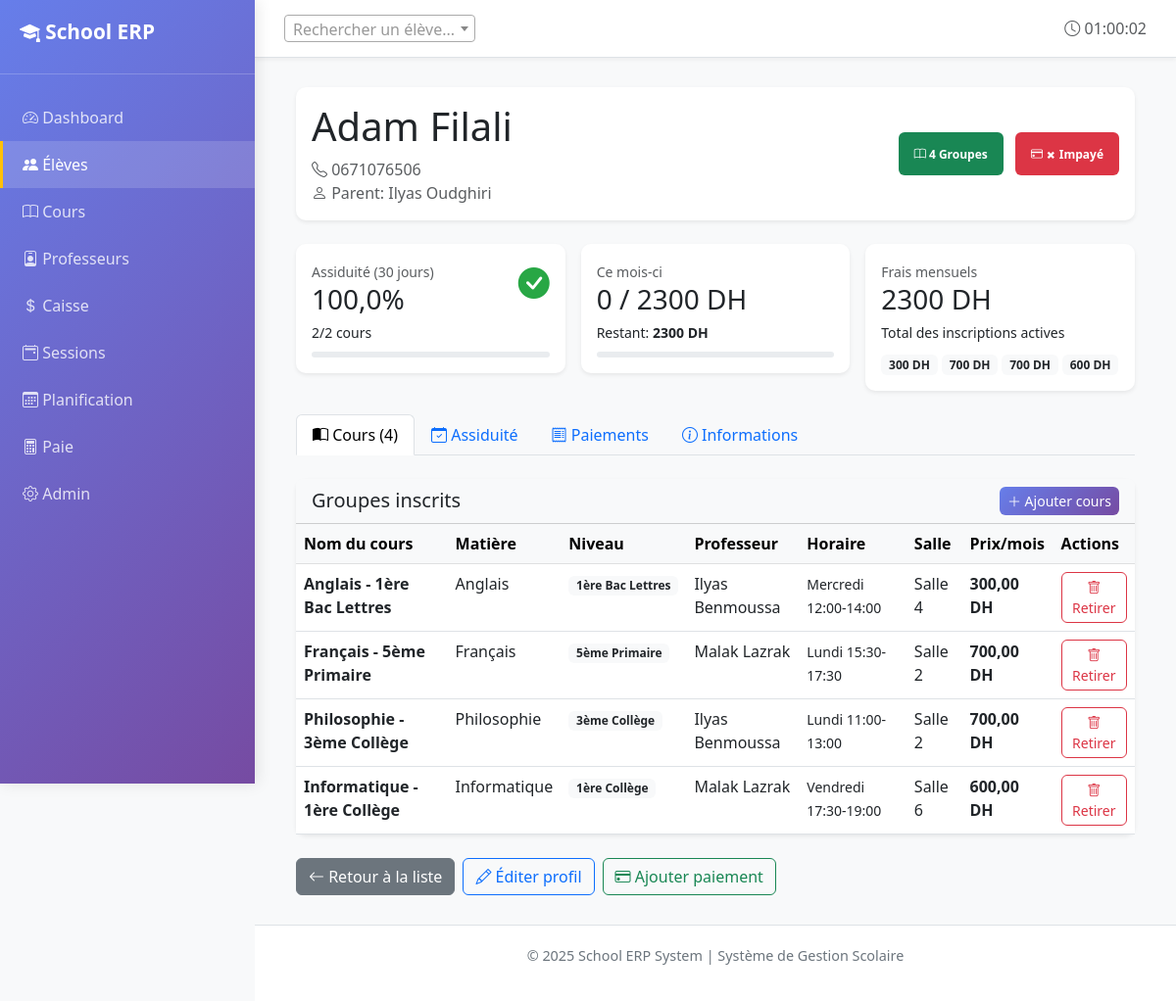
Before: /students/16/ with the older database file.
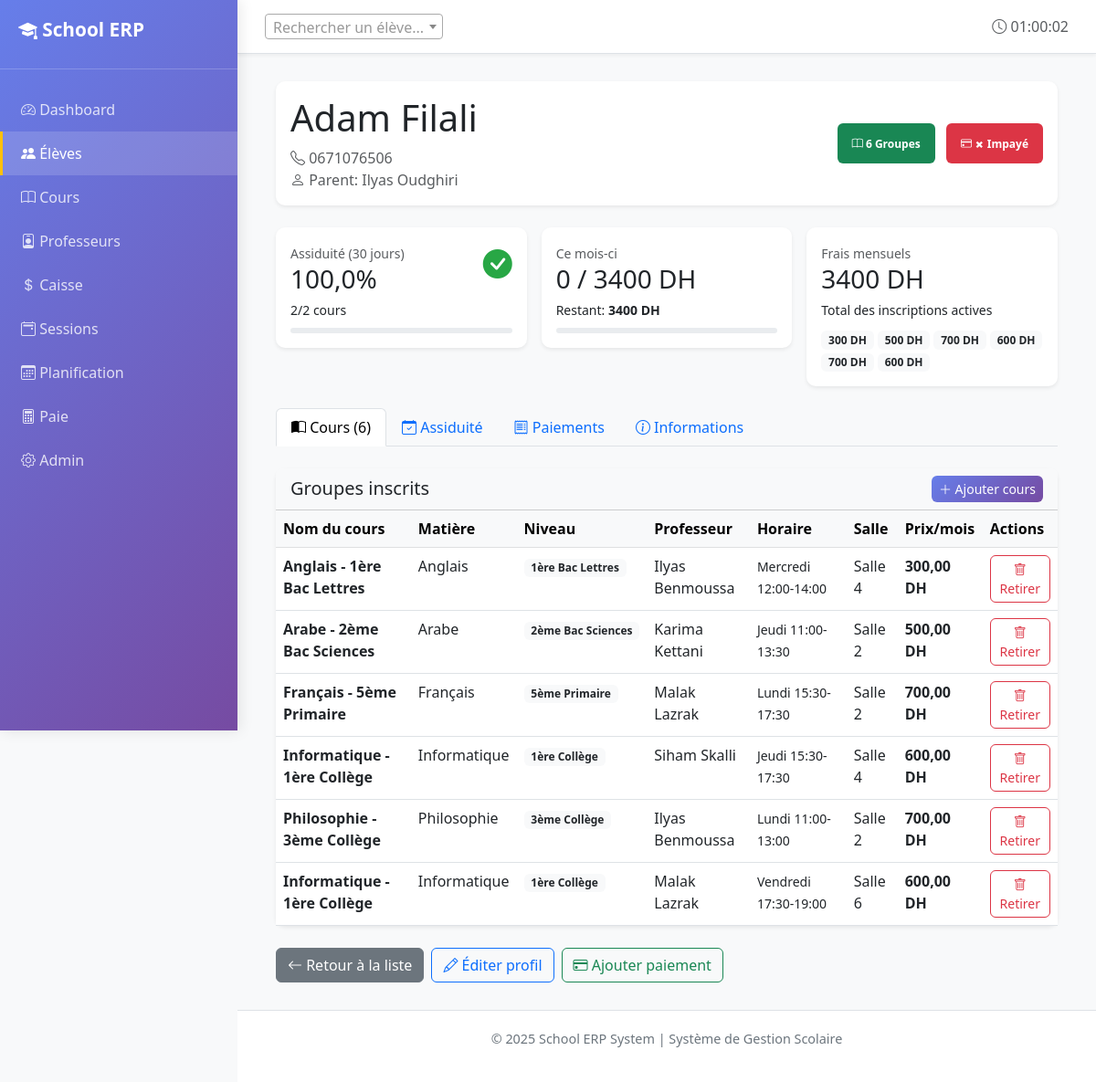
After: the same page with the newer database file.
### core/models.py (models this page shows, shortened)
class Student(models.Model):
    name = models.CharField(max_length=100, verbose_name="Nom complet")
    phone = models.CharField(max_length=20, blank=True, verbose_name="Téléphone élève")
    parent_contact = models.CharField(max_length=20, verbose_name="Téléphone parent")
    parent_name = models.CharField(max_length=100, blank=True, verbose_name="Nom du parent")
    address = models.TextField(blank=True, verbose_name="Adresse")
    date_of_birth = models.DateField(null=True, blank=True, verbose_name="Date de naissance")
    enrollments = models.ManyToManyField(
        CourseGroup,
        through='Enrollment',
        related_name='students',
        verbose_name="Groupes inscrits"
    )
    is_active = models.BooleanField(default=True, verbose_name="Actif")
    created_at = models.DateTimeField(auto_now_add=True)
    notes = models.TextField(blank=True, verbose_name="Notes")
    class Meta:
        verbose_name = "Élève"
        verbose_name_plural = "Élèves"
        ordering = ['name']
    def total_monthly_fees(self):
        active_enrollments = self.enrollment_set.filter(is_active=True)
        total = sum((e.course_group.monthly_price for e in active_enrollments), Decimal('0.00'))
        return total

class Enrollment(models.Model):
    student = models.ForeignKey(Student, on_delete=models.CASCADE)
    course_group = models.ForeignKey(CourseGroup, on_delete=models.CASCADE)
    enrolled_date = models.DateField(auto_now_add=True, verbose_name="Date d'inscription")
    is_active = models.BooleanField(default=True, verbose_name="Active")
    class Meta:
        verbose_name = "Inscription"
        verbose_name_plural = "Inscriptions"
        unique_together = [['student', 'course_group']]

class CourseGroup(models.Model):
    DAYS_CHOICES = [
        ('MON', 'Lundi'),
        ('TUE', 'Mardi'),
        ('WED', 'Mercredi'),
        ('THU', 'Jeudi'),
        ('FRI', 'Vendredi'),
        ('SAT', 'Samedi'),
        ('SUN', 'Dimanche'),
    ]
    name = models.CharField(max_length=100, verbose_name="Nom du groupe")
    subject = models.CharField(max_length=100, verbose_name="Matière")
    level = models.CharField(max_length=50, verbose_name="Niveau")
    monthly_price = models.DecimalField(
        max_digits=8,
        decimal_places=2,
        validators=[MinValueValidator(Decimal('0.01'))],
        verbose_name="Prix mensuel (DH)"
    )
    teacher = models.ForeignKey(
        Teacher,
        on_delete=models.PROTECT,
        related_name='course_groups',
        verbose_name="Professeur"
    )
    room = models.ForeignKey(
        Room,
        on_delete=models.PROTECT,
        related_name='course_groups',
        verbose_name="Salle"
    )
    schedule_day = models.CharField(
        max_length=3,
        choices=DAYS_CHOICES,
        verbose_name="Jour"
    )
    start_time = models.TimeField(verbose_name="Heure de début")
    end_time = models.TimeField(verbose_name="Heure de fin")
    is_active = models.BooleanField(default=True, verbose_name="Actif")
    created_at = models.DateTimeField(auto_now_add=True)
    class Meta:
        verbose_name = "Groupe de cours"
        verbose_name_plural = "Groupes de cours"
        ordering = ['schedule_day', 'start_time', 'name']
        unique_together = [['room', 'schedule_day', 'start_time']]

class Teacher(models.Model):
    name = models.CharField(max_length=100, verbose_name="Nom complet")
    phone = models.CharField(max_length=20, verbose_name="Téléphone")
    email = models.EmailField(blank=True, verbose_name="Email")
    hourly_rate = models.DecimalField(
        max_digits=8,
        decimal_places=2,
        validators=[MinValueValidator(Decimal('0.01'))],
        verbose_name="Tarif horaire (DH)"
    )
    is_active = models.BooleanField(default=True, verbose_name="Actif")
    created_at = models.DateTimeField(auto_now_add=True)
    class Meta:
        verbose_name = "Professeur"
        verbose_name_plural = "Professeurs"
        ordering = ['name']

class Room(models.Model):
    name = models.CharField(max_length=50, unique=True, verbose_name="Nom de la salle")
    capacity = models.PositiveIntegerField(
        validators=[MinValueValidator(1)],
        verbose_name="Capacité"
    )
    is_active = models.BooleanField(default=True, verbose_name="Active")
    class Meta:
        verbose_name = "Salle"
        verbose_name_plural = "Salles"
        ordering = ['name']

### core/views.py (the view)
# urls.py: path('students/<int:student_id>/', views.student_page, name='student_page'),
def student_page(request, student_id):
	from django.db.models import Count, Q
	from .utils import get_student_payment_status
	student = get_object_or_404(Student, pk=student_id)
	enrollments = student.enrollment_set.filter(is_active=True).select_related('course_group')
	total_enrolled = enrollments.count()
	current_month = timezone.now().date().replace(day=1)
	payment_status = get_student_payment_status(student, current_month)
	payments_qs = Payment.objects.filter(student=student).order_by('-payment_date', '-created_at')
	paginator = Paginator(payments_qs, 10)
	page_number = request.GET.get('page')
	payments = paginator.get_page(page_number)
	from datetime import timedelta
	from_date = timezone.now().date() - timedelta(days=30)
	attendance_qs = Attendance.objects.filter(student=student, date__gte=from_date)
	total_classes = attendance_qs.count()
	attended_classes = attendance_qs.filter(is_present=True).count()
	attendance_rate = (attended_classes / total_classes * 100) if total_classes > 0 else 0
	from dateutil.relativedelta import relativedelta
	six_months_ago = timezone.now().date() - relativedelta(months=6)
	payment_months = []
	for i in range(6):
		month_date = timezone.now().date() - relativedelta(months=i)
		month_date = month_date.replace(day=1)
		paid = Payment.objects.filter(
			student=student,
			month_covered=month_date,
			status='PAID'
		).aggregate(total=Sum('amount'))['total'] or Decimal('0')
		required = student.total_monthly_fees()
		payment_months.insert(0, {
			'month': month_date.strftime('%b %Y'),
			'paid': paid,
			'required': required,
			'status': 'OK' if paid >= required else 'PARTIAL' if paid > 0 else 'UNPAID'
		})
	context = {
		'student': student,
		'enrollments': enrollments,
		'total_enrolled': total_enrolled,
		'payments': payments,
		'payment_status': payment_status,
		'attendance_rate': round(attendance_rate, 1),
		'attended_classes': attended_classes,
		'total_classes': total_classes,
		'payment_months': payment_months,
	}
	return render(request, 'core/student_detail.html', context)

### templates/core/student_detail.html (shortened to what this page needs)
{% extends 'core/base.html' %}
{% load courses %}
{% block content %}
<div class="container-fluid">
  <div class="card mb-4 border-0 shadow-sm">
    <div class="card-body">
      <div class="row align-items-center">
        <div class="col-md-6">
          <h1 class="mb-2">{{ student.name }}</h1>
          <p class="text-muted mb-0">
            <i class="bi bi-telephone"></i> {{ student.parent_contact }}
            {% if student.parent_name %}
              <br><i class="bi bi-person"></i> Parent: {{ student.parent_name }}
            {% endif %}
          </p>
        </div>
        <div class="col-md-6 text-end">
          <div class="badge bg-success p-3 me-2" title="Enrolled in courses">
            <i class="bi bi-book"></i>
            <strong>{{ total_enrolled }}</strong> Groupes
          </div>
          <div class="badge p-3" title="Payment Status" style="background-color:
            {% if payment_status.status == 'OK' %}#28a745{% elif payment_status.status == 'PARTIAL' %}#ffc107{% else %}#dc3545{% endif %};">
            <i class="bi bi-credit-card"></i>
            {% if payment_status.status == 'OK' %}
              <strong>✓ Payé</strong>
            {% elif payment_status.status == 'PARTIAL' %}
              <strong>⚠ Partiel</strong>
            {% else %}
              <strong>✗ Impayé</strong>
            {% endif %}
          </div>
        </div>
      </div>
    </div>
  </div>
  <div class="row g-3 mb-4">
    <div class="col-md-4">
      <div class="card border-0 shadow-sm">
        <div class="card-body">
          <div class="d-flex justify-content-between align-items-start">
            <div>
              <small class="text-muted">Assiduité (30 jours)</small>
              <h3 class="mb-1">{{ attendance_rate }}%</h3>
              <small>{{ attended_classes }}/{{ total_classes }} cours</small>
            </div>
            <div style="font-size: 2rem; {% if attendance_rate >= 80 %}color: #28a745{% elif attendance_rate >= 60 %}color: #ffc107{% else %}color: #dc3545{% endif %}">
              <i class="bi bi-check-circle-fill"></i>
            </div>
          </div>
          <div class="progress mt-2" style="height: 6px;">
          </div>
        </div>
      </div>
    </div>
    <div class="col-md-4">
      <div class="card border-0 shadow-sm">
        <div class="card-body">
          <small class="text-muted">Ce mois-ci</small>
          <h3 class="mb-1">{{ payment_status.paid|floatformat:0 }} / {{ payment_status.required|floatformat:0 }} DH</h3>
          <small>Restant: <strong>{{ payment_status.remaining|floatformat:0 }} DH</strong></small>
          <div class="progress mt-2" style="height: 6px;">
          </div>
        </div>
      </div>
    </div>
    <div class="col-md-4">
      <div class="card border-0 shadow-sm">
        <div class="card-body">
          <small class="text-muted">Frais mensuels</small>
          <h3 class="mb-1">{{ payment_status.required|floatformat:0 }} DH</h3>
          <small>Total des inscriptions actives</small>
          <div class="mt-2">
            {% for em in enrollments %}
              <small class="badge bg-light text-dark">{{ em.course_group.monthly_price|floatformat:0 }} DH</small>
            {% endfor %}
          </div>
        </div>
      </div>
    </div>
  </div>
  <ul class="nav nav-tabs mb-4" role="tablist">
    <li class="nav-item" role="presentation">
      <button class="nav-link active" id="enrollments-tab" data-bs-toggle="tab" data-bs-target="#enrollments" type="button">
        <i class="bi bi-book-half"></i> Cours ({{ total_enrolled }})
      </button>
    </li>
    <li class="nav-item" role="presentation">
      <button class="nav-link" id="attendance-tab" data-bs-toggle="tab" data-bs-target="#attendance" type="button">
        <i class="bi bi-calendar-check"></i> Assiduité
      </button>
    </li>
    <li class="nav-item" role="presentation">
      <button class="nav-link" id="payments-tab" data-bs-toggle="tab" data-bs-target="#payments" type="button">
        <i class="bi bi-receipt"></i> Paiements
      </button>
    </li>
    <li class="nav-item" role="presentation">
      <button class="nav-link" id="info-tab" data-bs-toggle="tab" data-bs-target="#info" type="button">
        <i class="bi bi-info-circle"></i> Informations
      </button>
    </li>
  </ul>
  <div class="tab-content">
    <div class="tab-pane fade show active" id="enrollments" role="tabpanel">
      <div class="card border-0 shadow-sm">
        <div class="card-header bg-light d-flex justify-content-between align-items-center">
          <h5 class="mb-0">Groupes inscrits</h5>
          <button type="button" class="btn btn-sm btn-primary" data-bs-toggle="modal" data-bs-target="#enrollmentModal">
            <i class="bi bi-plus-lg"></i> Ajouter cours
          </button>
        </div>
        <div class="table-responsive">
          <table class="table table-hover mb-0">
            <thead class="table-light">
              <tr>
                <th>Nom du cours</th>
                <th>Matière</th>
                <th>Niveau</th>
                <th>Professeur</th>
                <th>Horaire</th>
                <th>Salle</th>
                <th>Prix/mois</th>
                <th>Actions</th>
              </tr>
            </thead>
            <tbody>
              {% for enrollment in enrollments %}
                <tr>
                  <td><strong>{{ enrollment.course_group.name }}</strong></td>
                  <td>{{ enrollment.course_group.subject }}</td>
                  <td><small class="badge bg-light text-dark">{{ enrollment.course_group.level }}</small></td>
                  <td>{{ enrollment.course_group.teacher.name }}</td>
                  <td>
                    <small>{{ enrollment.course_group.get_schedule_day_display }}
                      {{ enrollment.course_group.start_time|time:"H:i" }}-{{ enrollment.course_group.end_time|time:"H:i" }}</small>
                  </td>
                  <td>{{ enrollment.course_group.room.name }}</td>
                  <td><strong>{{ enrollment.course_group.monthly_price }} DH</strong></td>
                  <td>
                    <button type="button" class="btn btn-sm btn-outline-danger"
                            onclick="removeEnrollment({{ enrollment.id }}, '{{ enrollment.course_group.name|escapejs }}')">
                      <i class="bi bi-trash"></i> Retirer
                    </button>
                  </td>
                </tr>
              {% empty %}
                <tr>
                  <td colspan="8" class="text-center text-muted py-4">
                    Aucun cours. <button type="button" class="btn btn-sm btn-primary" data-bs-toggle="modal" data-bs-target="#enrollmentModal">Ajouter un cours</button>
                  </td>
                </tr>
              {% endfor %}
            </tbody>
          </table>
        </div>
      </div>
    </div>
  </div>
  <div class="mt-4 d-flex gap-2">
    <a href="{% url 'core:students_list' %}" class="btn btn-secondary">
      <i class="bi bi-arrow-left"></i> Retour à la liste
    </a>
    <a href="{% url 'core:student_edit' student.id %}" class="btn btn-outline-primary">
      <i class="bi bi-pencil"></i> Éditer profil
    </a>
    <a href="{% url 'core:payment_create' %}?student_id={{ student.id }}" class="btn btn-outline-success">
      <i class="bi bi-credit-card"></i> Ajouter paiement
    </a>
  </div>
</div>
              {% load_courses student as courses %}
{% endblock %}

Changed rows visible on the page:
added Enrollment: course_group.monthly_price "500", course_group.name "Arabe - 2ème Bac Sciences", course_group.subject "Arabe", course_group.level "2ème Bac Sciences", course_group.teacher.name "Karima Kettani", course_group.schedule_day "Jeudi", course_group.start_time "11:00", course_group.end_time "13:30", course_group.room.name "Salle 2", course_group.monthly_price "500,00"
added Enrollment: course_group.monthly_price "600", course_group.name "Informatique - 1ère Collège", course_group.subject "Informatique", course_group.level "1ère Collège", course_group.teacher.name "Siham Skalli", course_group.schedule_day "Jeudi", course_group.start_time "15:30", course_group.end_time "17:30", course_group.room.name "Salle 4", course_group.monthly_price "600,00"
Other visible differences:
{{ total_enrolled }}: "4" → "6"
{{ payment_status.required|floatformat:0 }}: "2300" → "3400"
{{ payment_status.remaining|floatformat:0 }}: "2300" → "3400"
